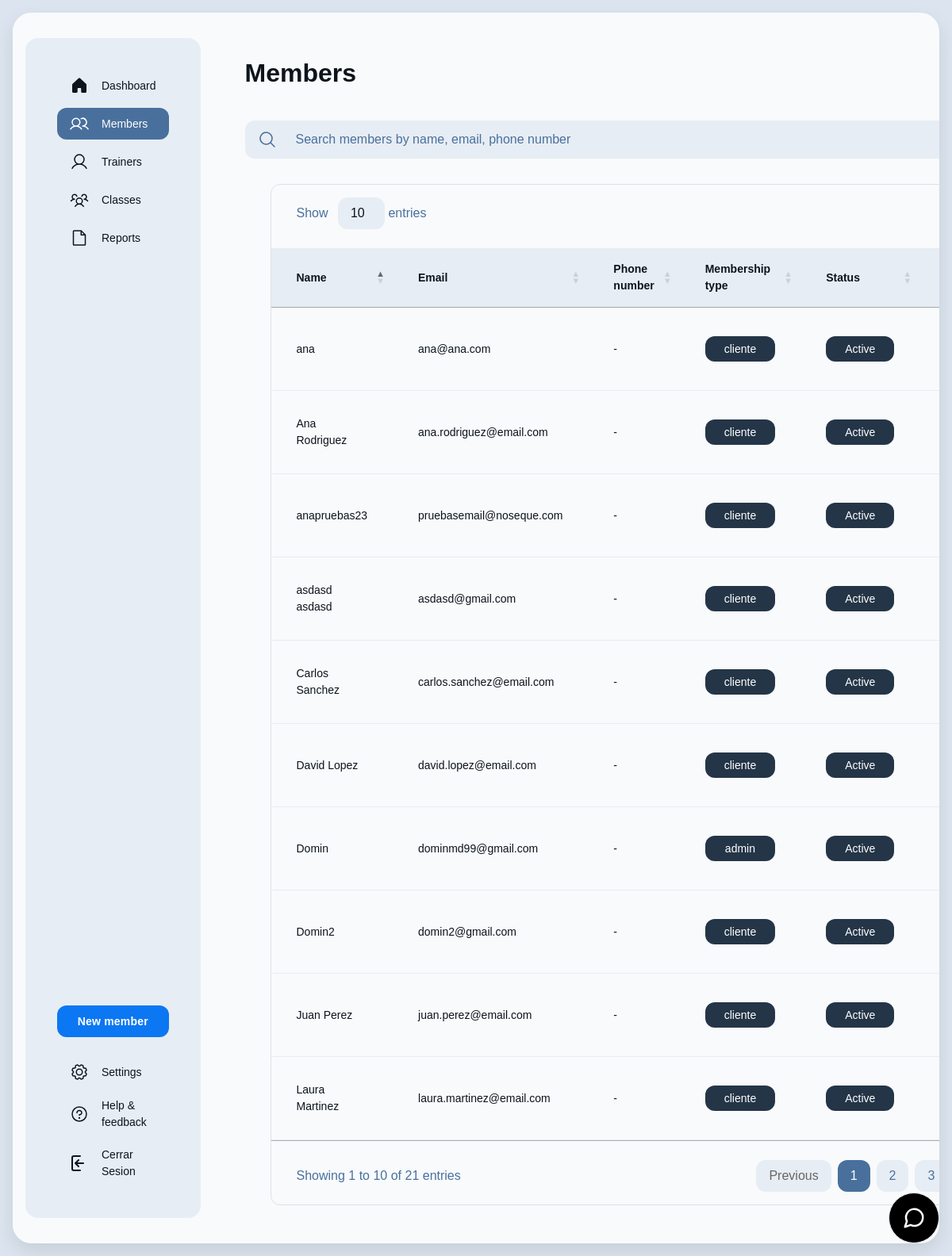
Screenshot of /index.php?controlador=miembros&action=home (signed in) with the database file from the repository.
### tables this page shows
CREATE TABLE `usuarios` (
  `id_usuario` int(11) NOT NULL,
  `nombre` varchar(100) DEFAULT NULL,
  `email` varchar(100) DEFAULT NULL,
  `passwd` varchar(255) DEFAULT NULL,
  `fecha_registro` date DEFAULT curdate(),
  `tipo` enum('cliente','admin') DEFAULT 'cliente'
);

### model/conectar.php (called while the page is built)
<?php
class Conectar{
    public static function conexion(){
        try {
            $conexion=new mysqli("localhost","root","","gimnasio_db");
            $conexion->set_charset("utf8mb4");
        } catch (Exception $e) {
            die('Error:'.$e->getMessage());
        }
        return $conexion;
    }
}
?>

### model/miembros_model.php (called while the page is built, shortened)
<?php
class Miembros_model {
    private $db;
    public function __construct() {
        require_once("model/conectar.php");
        $this->db = Conectar::conexion();
    }
    public function get_usuarios() {
        $sql = "SELECT * FROM usuarios";
        $consulta = $this->db->query($sql);
        return $consulta;
    }
}
?>

### controller/front_controller.php (called while the page is built, shortened)
<?php
$action = !empty($_GET['action']) ? $_GET['action'] : DEFAULT_ACTION;
$action();

### controller/miembros_controller.php (the view, shortened to what this page needs)
<?php
function home(){
    require_once("model/miembros_model.php");
    $datos = new Miembros_model();
    $resultado = $datos->get_usuarios();
    $html = '';
    while($row = $resultado->fetch_assoc()) {
        $html .= '<tr class="border-t border-t-[#344c65]">';
        $html .= '<td class="table-53b9ae36-f9b1-418a-aa1b-d77389b436cd-column-120 h-[72px] px-4 py-2 w-[400px] text-white text-sm font-normal leading-normal">' . $row['nombre'] . '</td>';
        $html .= '<td class="table-53b9ae36-f9b1-418a-aa1b-d77389b436cd-column-240 h-[72px] px-4 py-2 w-[400px] text-[#93adc8] text-sm font-normal leading-normal">' . $row['email'] . '</td>';
        $html .= '<td class="table-53b9ae36-f9b1-418a-aa1b-d77389b436cd-column-360 h-[72px] px-4 py-2 w-[400px] text-[#93adc8] text-sm font-normal leading-normal">-</td>';
        $html .= '<td class="table-53b9ae36-f9b1-418a-aa1b-d77389b436cd-column-480 h-[72px] px-4 py-2 w-60 text-sm font-normal leading-normal">';
        $html .= '<button class="flex min-w-[84px] max-w-[480px] cursor-pointer items-center justify-center overflow-hidden rounded-xl h-8 px-4 bg-[#243547] text-white text-sm font-medium leading-normal w-full">';
        $html .= '<span class="truncate">' . $row['tipo'] . '</span>';
        $html .= '</button>';
        $html .= '</td>';
        $html .= '<td class="table-53b9ae36-f9b1-418a-aa1b-d77389b436cd-column-600 h-[72px] px-4 py-2 w-60 text-sm font-normal leading-normal">';
        $html .= '<button class="flex min-w-[84px] max-w-[480px] cursor-pointer items-center justify-center overflow-hidden rounded-xl h-8 px-4 bg-[#243547] text-white text-sm font-medium leading-normal w-full">';
        $html .= '<span class="truncate">Active</span>';
        $html .= '</button>';
        $html .= '</td>';
        $html .= '<td class="table-53b9ae36-f9b1-418a-aa1b-d77389b436cd-column-720 h-[72px] px-4 py-2 w-60 text-[#93adc8] text-sm font-bold leading-normal tracking-[0.015em]">';
        $html .= '<div class="flex gap-2">';
        $html .= '<button class="edit-member-btn cursor-pointer" data-id="' . $row['id_usuario'] . '"><svg xmlns="http://www.w3.org/2000/svg" fill="none" viewBox="0 0 24 24" stroke="currentColor"><path stroke-linecap="round" stroke-linejoin="round" stroke-width="2" d="M15.232 5.232l3.536 3.536m-2.036-5.036a2.5 2.5 0 113.536 3.536L6.5 21.036H3v-3.572L16.732 3.732z" /></svg></button>';
        $html .= '<button onclick="confirmarBorrado(' . $row['id_usuario'] . ')" class="text-red-500 hover:text-red-700"><svg xmlns="http://www.w3.org/2000/svg" fill="none" viewBox="0 0 24 24" stroke="currentColor"><path stroke-linecap="round" stroke-linejoin="round" stroke-width="2" d="M19 7l-.867 12.142A2 2 0 0116.138 21H7.862a2 2 0 01-1.995-1.858L5 7m5 4v6m4-6v6m1-10V4a1 1 0 00-1-1h-4a1 1 0 00-1 1v3M4 7h16" /></svg></button>';
        $html .= '</div>';
        $html .= '</td>';
        $html .= '</tr>';
    }
    require_once("view/miembros_view.php");
}

### assets/css/headercss.css (style rules this page uses)
html, body { margin: 0; padding: 0; box-sizing: border-box; }
* { font-family: 'Sora', sans-serif; }

### assets/css/landingPage.css (style rules this page uses)
body { font-family: 'sora', 'Noto Sans', sans-serif !important; color: #ffffff !important; }

### view/miembros_view.php (style rules this page uses)
body { background-color: #dce5ef; }
#membersTable td { color: #0d141c !important; }
#membersTable td, #membersTable th { padding: 1rem 2rem !important; }
#membersTable tbody tr { border-bottom: 2px solid #e7edf4 !important; }
#membersTable tbody tr:last-child { border-bottom: none !important; }
#membersTable td { border-bottom: 1px solid #e7edf4 !important; }
#membersTable td:last-child { border-right: none !important; }

### rows the page displays
usuarios: nombre "Domin", email "dominmd99@gmail.com", tipo "admin"
usuarios: nombre "Domin2", email "domin2@gmail.com", tipo "cliente"
usuarios: nombre "Juan Perez", email "juan.perez@email.com", tipo "cliente"
usuarios: nombre "Ana Rodriguez", email "ana.rodriguez@email.com", tipo "cliente"
usuarios: nombre "Carlos Sanchez", email "carlos.sanchez@email.com", tipo "cliente"
usuarios: nombre "Laura Martinez", email "laura.martinez@email.com", tipo "cliente"
usuarios: nombre "David Lopez", email "david.lopez@email.com", tipo "cliente"
usuarios: nombre "asdasd asdasd", email "asdasd@gmail.com", tipo "cliente"
usuarios: nombre "anapruebas23", email "pruebasemail@noseque.com", tipo "cliente"
usuarios: nombre "ana", email "ana@ana.com", tipo "cliente"
